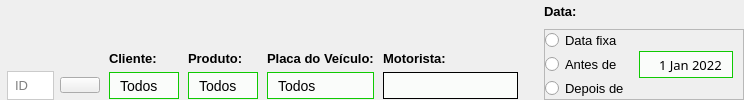
               <widget class="QFrame" name="frame_123">
                <property name="maximumSize">
                 <size>
                  <width>16777215</width>
                  <height>105</height>
                 </size>
                </property>
                <property name="font">
                 <font>
                  <family>Segoe UI</family>
                 </font>
                </property>
                <property name="frameShape">
                 <enum>QFrame::NoFrame</enum>
                </property>
                <property name="frameShadow">
                 <enum>QFrame::Raised</enum>
                </property>
                <layout class="QGridLayout" name="gridLayout_18">
                 <property name="leftMargin">
                  <number>0</number>
                 </property>
                 <property name="topMargin">
                  <number>0</number>
                 </property>
                 <property name="rightMargin">
                  <number>0</number>
                 </property>
                 <property name="bottomMargin">
                  <number>0</number>
                 </property>
                 <property name="horizontalSpacing">
                  <number>9</number>
                 </property>
                 <item row="1" column="15" rowspan="2">
                  <widget class="QFrame" name="frame_125">
                   <property name="minimumSize">
                    <size>
                     <width>200</width>
                     <height>63</height>
                    </size>
                   </property>
                   <property name="maximumSize">
                    <size>
                     <width>188</width>
                     <height>16777215</height>
                    </size>
                   </property>
                   <property name="font">
                    <font>
                     <family>Segoe UI</family>
                    </font>
                   </property>
                   <property name="frameShape">
                    <enum>QFrame::StyledPanel</enum>
                   </property>
                   <property name="frameShadow">
                    <enum>QFrame::Raised</enum>
                   </property>
                   <layout class="QGridLayout" name="gridLayout_20">
                    <property name="leftMargin">
                     <number>0</number>
                    </property>
                    <property name="topMargin">
                     <number>0</number>
                    </property>
                    <property name="rightMargin">
                     <number>10</number>
                    </property>
                    <property name="bottomMargin">
                     <number>0</number>
                    </property>
                    <property name="spacing">
                     <number>0</number>
                    </property>
                    <item row="2" column="0">
                     <widget class="QRadioButton" name="data_depois_de_2">
                      <property name="minimumSize">
                       <size>
                        <width>0</width>
                        <height>1</height>
                       </size>
                      </property>
                      <property name="font">
                       <font>
                        <family>Segoe UI</family>
                        <pointsize>10</pointsize>
                        <weight>50</weight>
                        <italic>false</italic>
                        <bold>false</bold>
                       </font>
                      </property>
                      <property name="text">
                       <string>Depois de</string>
                      </property>
                     </widget>
                    </item>
                    <item row="0" column="0">
                     <widget class="QRadioButton" name="data_fixa_2">
                      <property name="font">
                       <font>
                        <family>Segoe UI</family>
                        <pointsize>10</pointsize>
                        <weight>50</weight>
                        <italic>false</italic>
                        <bold>false</bold>
                       </font>
                      </property>
                      <property name="text">
                       <string>Data fixa</string>
                      </property>
                     </widget>
                    </item>
                    <item row="1" column="0">
                     <widget class="QRadioButton" name="data_antes_de_2">
                      <property name="minimumSize">
                       <size>
                        <width>0</width>
                        <height>1</height>
                       </size>
                      </property>
                      <property name="font">
                       <font>
                        <family>Segoe UI</family>
                        <pointsize>10</pointsize>
                        <weight>50</weight>
                        <italic>false</italic>
                        <bold>false</bold>
                       </font>
                      </property>
                      <property name="text">
                       <string>Antes de</string>
                      </property>
                     </widget>
                    </item>
                    <item row="1" column="1">
                     <widget class="QDateEdit" name="text_date_2">
                      <property name="minimumSize">
                       <size>
                        <width>0</width>
                        <height>27</height>
                       </size>
                      </property>
                      <property name="font">
                       <font>
                        <family>Century Gothic</family>
                        <pointsize>10</pointsize>
                        <weight>50</weight>
                        <italic>false</italic>
                        <bold>false</bold>
                       </font>
                      </property>
                      <property name="styleSheet">
                       <string notr="true">QDateEdit{
	border:1px solid rgb(15, 202, 2);
	padding-left:10px;
	font-size:13px;
	
	font: 10pt &quot;Century Gothic&quot;;
	background-color: rgb(250, 252, 250);
}

QDateEdit::drop-down{
	border:0px;
}

QDateEdit::down-arrow{
	image: url(:/icons/angle-down-solid.svg);
	width:12px;
	height:12px;
	margin-right:15px;
}

QDateEdit::up-arrow{
	image: url(:/icons/angle-down-solid.svg);
	width:12px;
	height:12px;
	margin-right:15px;
}

</string>
                      </property>
                      <property name="wrapping">
                       <bool>false</bool>
                      </property>
                      <property name="alignment">
                       <set>Qt::AlignCenter</set>
                      </property>
                      <property name="readOnly">
                       <bool>false</bool>
                      </property>
                      <property name="buttonSymbols">
                       <enum>QAbstractSpinBox::NoButtons</enum>
                      </property>
                      <property name="accelerated">
                       <bool>true</bool>
                      </property>
                      <property name="keyboardTracking">
                       <bool>true</bool>
                      </property>
                      <property name="showGroupSeparator" stdset="0">
                       <bool>true</bool>
                      </property>
                      <property name="dateTime">
                       <datetime>
                        <hour>0</hour>
                        <minute>0</minute>
                        <second>0</second>
                        <year>2022</year>
                        <month>1</month>
                        <day>1</day>
                       </datetime>
                      </property>
                     </widget>
                    </item>
                   </layout>
                  </widget>
                 </item>
                 <item row="2" column="5">
                  <widget class="QLabel" name="label_69">
                   <property name="font">
                    <font>
                     <family>Segoe UI</family>
                     <pointsize>10</pointsize>
                    </font>
                   </property>
                   <property name="text">
                    <string/>
                   </property>
                  </widget>
                 </item>
                 <item row="1" column="1" alignment="Qt::AlignBottom">
                  <widget class="QLabel" name="label_43">
                   <property name="maximumSize">
                    <size>
                     <width>16777215</width>
                     <height>13</height>
                    </size>
                   </property>
                   <property name="font">
                    <font>
                     <family>Segoe UI</family>
                     <pointsize>10</pointsize>
                     <weight>75</weight>
                     <bold>true</bold>
                    </font>
                   </property>
                   <property name="text">
                    <string>Cliente:</string>
                   </property>
                  </widget>
                 </item>
                 <item row="2" column="1">
                  <widget class="QComboBox" name="comboBox_cliente_2">
                   <property name="minimumSize">
                    <size>
                     <width>0</width>
                     <height>27</height>
                    </size>
                   </property>
                   <property name="maximumSize">
                    <size>
                     <width>500</width>
                     <height>16777215</height>
                    </size>
                   </property>
                   <property name="font">
                    <font>
                     <pointsize>-1</pointsize>
                    </font>
                   </property>
                   <property name="styleSheet">
                    <string notr="true">QComboBox{
	border:1px solid rgb(15, 202, 2);
	padding-left:10px;
	font-size:14px;
	
	background-color: rgb(250, 252, 250);
}

QComboBox::drop-down{
	border:0px;
}

QComboBox::down-arrow{
	image: url(:/icons/angle-down-solid.svg);
	width:12px;
	height:12px;
	margin-right:15px;
}

QComboBox::on{
	border:2px solid rgb(67, 202, 0);
}

QComboBox QListView{
	padding:5px;
	border:1px solid;
	background-color: rgba(255, 255, 255, 50%);
	outline:0;
}
</string>
                   </property>
                   <property name="currentIndex">
                    <number>0</number>
                   </property>
                   <property name="maxVisibleItems">
                    <number>10</number>
                   </property>
                   <property name="insertPolicy">
                    <enum>QComboBox::NoInsert</enum>
                   </property>
                   <property name="iconSize">
                    <size>
                     <width>32</width>
                     <height>32</height>
                    </size>
                   </property>
                   <property name="duplicatesEnabled">
                    <bool>true</bool>
                   </property>
                   <property name="frame">
                    <bool>true</bool>
                   </property>
                   <item>
                    <property name="text">
                     <string>Todos</string>
                    </property>
                   </item>
                  </widget>
                 </item>
                 <item row="2" column="3">
                  <widget class="QComboBox" name="comboBox_produto_2">
                   <property name="minimumSize">
                    <size>
                     <width>0</width>
                     <height>27</height>
                    </size>
                   </property>
                   <property name="maximumSize">
                    <size>
                     <width>500</width>
                     <height>16777215</height>
                    </size>
                   </property>
                   <property name="font">
                    <font>
                     <pointsize>-1</pointsize>
                    </font>
                   </property>
                   <property name="styleSheet">
                    <string notr="true">QComboBox{
	border:1px solid rgb(15, 202, 2);
	padding-left:10px;
	font-size:14px;
	
	background-color: rgb(250, 252, 250);
}

QComboBox::drop-down{
	border:0px;
}

QComboBox::down-arrow{
	image: url(:/icons/angle-down-solid.svg);
	width:12px;
	height:12px;
	margin-right:15px;
}

QComboBox::on{
	border:2px solid rgb(67, 202, 0);
}

QComboBox QListView{
	padding:5px;
	border:1px solid;
	background-color: rgba(255, 255, 255, 50%);
	outline:0;
}
</string>
                   </property>
                   <property name="currentIndex">
                    <number>0</number>
                   </property>
                   <property name="maxVisibleItems">
                    <number>10</number>
                   </property>
                   <property name="insertPolicy">
                    <enum>QComboBox::NoInsert</enum>
                   </property>
                   <property name="iconSize">
                    <size>
                     <width>32</width>
                     <height>32</height>
                    </size>
                   </property>
                   <property name="duplicatesEnabled">
                    <bool>true</bool>
                   </property>
                   <property name="frame">
                    <bool>true</bool>
                   </property>
                   <item>
                    <property name="text">
                     <string>Todos</string>
                    </property>
                   </item>
                  </widget>
                 </item>
                 <item row="1" column="2" alignment="Qt::AlignBottom">
                  <widget class="QLabel" name="label_49">
                   <property name="maximumSize">
                    <size>
                     <width>16777215</width>
                     <height>13</height>
                    </size>
                   </property>
                   <property name="font">
                    <font>
                     <family>Segoe UI</family>
                     <pointsize>10</pointsize>
                     <weight>75</weight>
                     <bold>true</bold>
                    </font>
                   </property>
                   <property name="text">
                    <string>Produto:</string>
                   </property>
                  </widget>
                 </item>
                 <item row="2" column="2">
                  <widget class="QComboBox" name="comboBox_veiculo_2">
                   <property name="minimumSize">
                    <size>
                     <width>0</width>
                     <height>27</height>
                    </size>
                   </property>
                   <property name="maximumSize">
                    <size>
                     <width>500</width>
                     <height>16777215</height>
                    </size>
                   </property>
                   <property name="font">
                    <font>
                     <pointsize>-1</pointsize>
                    </font>
                   </property>
                   <property name="styleSheet">
                    <string notr="true">QComboBox{
	border:1px solid rgb(15, 202, 2);
	padding-left:10px;
	font-size:14px;
	
	background-color: rgb(250, 252, 250);
}

QComboBox::drop-down{
	border:0px;
}

QComboBox::down-arrow{
	image: url(:/icons/angle-down-solid.svg);
	width:12px;
	height:12px;
	margin-right:15px;
}

QComboBox::on{
	border:2px solid rgb(67, 202, 0);
}

QComboBox QListView{
	padding:5px;
	border:1px solid;
	background-color: rgba(255, 255, 255, 50%);
	outline:0;
}
</string>
                   </property>
                   <property name="currentIndex">
                    <number>0</number>
                   </property>
                   <property name="maxVisibleItems">
                    <number>10</number>
                   </property>
                   <property name="insertPolicy">
                    <enum>QComboBox::NoInsert</enum>
                   </property>
                   <property name="iconSize">
                    <size>
                     <width>32</width>
                     <height>32</height>
                    </size>
                   </property>
                   <property name="duplicatesEnabled">
                    <bool>true</bool>
                   </property>
                   <property name="frame">
                    <bool>true</bool>
                   </property>
                   <item>
                    <property name="text">
                     <string>Todos</string>
                    </property>
                   </item>
                  </widget>
                 </item>
                 <item row="1" column="3" alignment="Qt::AlignBottom">
                  <widget class="QLabel" name="label_70">
                   <property name="maximumSize">
                    <size>
                     <width>16777215</width>
                     <height>13</height>
                    </size>
                   </property>
                   <property name="font">
                    <font>
                     <family>Segoe UI</family>
                     <pointsize>10</pointsize>
                     <weight>75</weight>
                     <bold>true</bold>
                    </font>
                   </property>
                   <property name="text">
                    <string>Placa do Veículo:</string>
                   </property>
                  </widget>
                 </item>
                 <item row="2" column="4">
                  <widget class="QLineEdit" name="lineEdit_7">
                   <property name="minimumSize">
                    <size>
                     <width>0</width>
                     <height>27</height>
                    </size>
                   </property>
                   <property name="maximumSize">
                    <size>
                     <width>300</width>
                     <height>16777215</height>
                    </size>
                   </property>
                   <property name="font">
                    <font>
                     <family>Century Gothic</family>
                     <pointsize>10</pointsize>
                     <weight>50</weight>
                     <italic>false</italic>
                     <bold>false</bold>
                    </font>
                   </property>
                   <property name="styleSheet">
                    <string notr="true">QLineEdit{
	padding-left:10px;
	font-size:13px;
	border:1px solid;
	font: 10pt &quot;Century Gothic&quot;;
	background-color: rgb(250, 252, 250);
}

QLineEdit:focus{
	border:1px solid rgb(15, 202, 2);

}</string>
                   </property>
                  </widget>
                 </item>
                 <item row="0" column="15">
                  <widget class="QLabel" name="label_62">
                   <property name="minimumSize">
                    <size>
                     <width>0</width>
                     <height>13</height>
                    </size>
                   </property>
                   <property name="font">
                    <font>
                     <family>Segoe UI</family>
                     <pointsize>10</pointsize>
                     <weight>75</weight>
                     <bold>true</bold>
                    </font>
                   </property>
                   <property name="text">
                    <string>Data:</string>
                   </property>
                  </widget>
                 </item>
                 <item row="2" column="0" alignment="Qt::AlignLeft">
                  <widget class="QFrame" name="frame_124">
                   <property name="maximumSize">
                    <size>
                     <width>100</width>
                     <height>16777215</height>
                    </size>
                   </property>
                   <property name="font">
                    <font>
                     <family>Segoe UI</family>
                    </font>
                   </property>
                   <property name="frameShape">
                    <enum>QFrame::NoFrame</enum>
                   </property>
                   <property name="frameShadow">
                    <enum>QFrame::Raised</enum>
                   </property>
                   <layout class="QGridLayout" name="gridLayout_19">
                    <property name="leftMargin">
                     <number>7</number>
                    </property>
                    <property name="topMargin">
                     <number>0</number>
                    </property>
                    <property name="rightMargin">
                     <number>0</number>
                    </property>
                    <property name="bottomMargin">
                     <number>0</number>
                    </property>
                    <property name="verticalSpacing">
                     <number>0</number>
                    </property>
                    <item row="1" column="1" alignment="Qt::AlignLeft">
                     <widget class="QPushButton" name="btn_filtro_id_2">
                      <property name="maximumSize">
                       <size>
                        <width>16777215</width>
                        <height>16</height>
                       </size>
                      </property>
                      <property name="font">
                       <font>
                        <family>Segoe UI</family>
                       </font>
                      </property>
                      <property name="cursor">
                       <cursorShape>PointingHandCursor</cursorShape>
                      </property>
                      <property name="text">
                       <string/>
                      </property>
                      <property name="icon">
                       <iconset resource="Resources/resources.qrc">
                        <normaloff>:/icons/magnifying-glass-solid.svg</normaloff>:/icons/magnifying-glass-solid.svg</iconset>
                      </property>
                      <property name="iconSize">
                       <size>
                        <width>16</width>
                        <height>16</height>
                       </size>
                      </property>
                     </widget>
                    </item>
                    <item row="1" column="0">
                     <widget class="QLineEdit" name="text_filtro_id_2">
                      <property name="maximumSize">
                       <size>
                        <width>50</width>
                        <height>16777215</height>
                       </size>
                      </property>
                      <property name="font">
                       <font>
                        <family>Segoe UI</family>
                        <pointsize>10</pointsize>
                       </font>
                      </property>
                      <property name="styleSheet">
                       <string notr="true">
QLineEdit{
	background-color: rgb(255, 255, 255);
border:1px solid rgb(203, 203, 203);
padding:5px;

}

QLineEdit::focus{
	border:1px solid rgb(67, 202, 0)
}
</string>
                      </property>
                      <property name="maxLength">
                       <number>6</number>
                      </property>
                      <property name="placeholderText">
                       <string>ID</string>
                      </property>
                     </widget>
                    </item>
                   </layout>
                  </widget>
                 </item>
                 <item row="1" column="4" alignment="Qt::AlignBottom">
                  <widget class="QLabel" name="label_68">
                   <property name="maximumSize">
                    <size>
                     <width>16777215</width>
                     <height>13</height>
                    </size>
                   </property>
                   <property name="font">
                    <font>
                     <family>Segoe UI</family>
                     <pointsize>10</pointsize>
                     <weight>75</weight>
                     <bold>true</bold>
                    </font>
                   </property>
                   <property name="text">
                    <string>Motorista:</string>
                   </property>
                  </widget>
                 </item>
                </layout>
               </widget>
